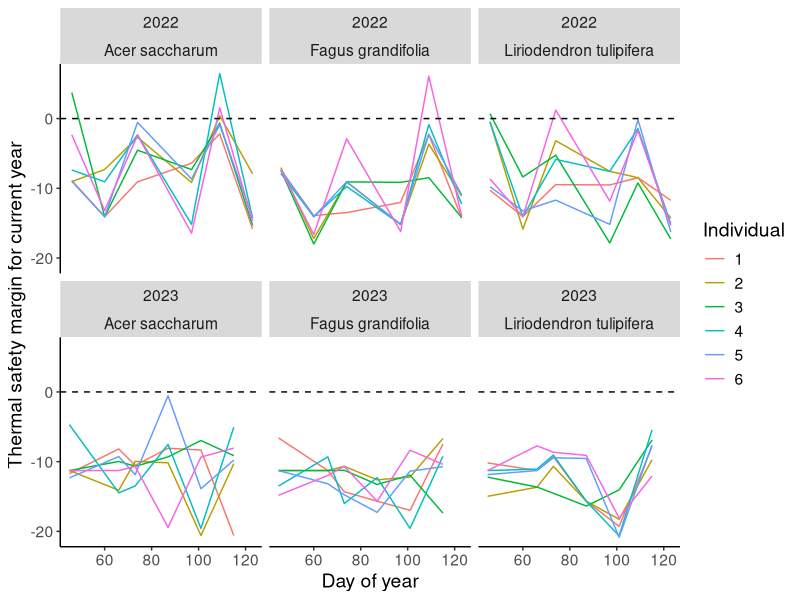
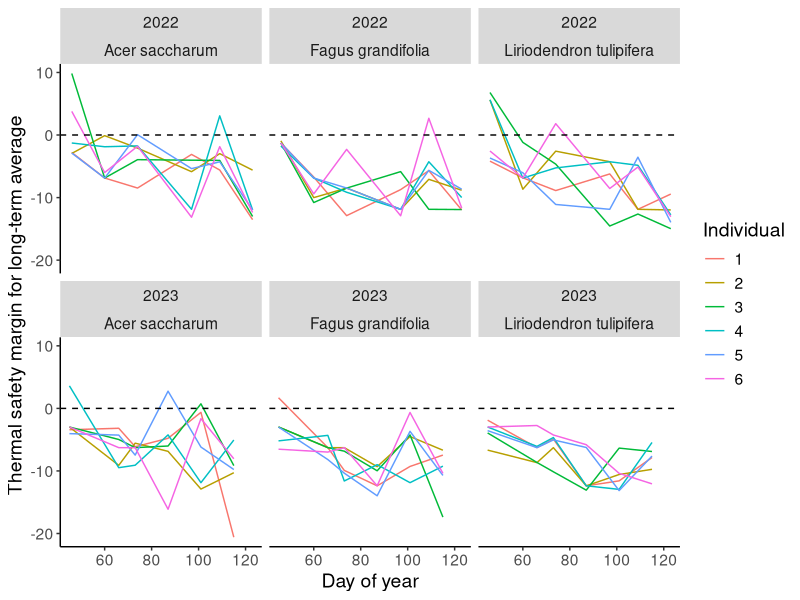

These charts were generated, in order, by the following R code:
#calculating thermal safety margins based on LT50 and minimum temperatures
#experienced +/- 7 days around each sampling date

library(ggplot2)
library(readxl)
library(tidyverse)
library(multcomp)
library(caTools)#moving window calculation

tenn_clim<-read.csv("data/Tennessee_climate.csv")

#keep only sewage plant
tenn_clim <- tenn_clim%>%filter(STATION=="USC00401790")
#change date to date
tenn_clim$DATE<-mdy(tenn_clim$DATE)

#create column for year
tenn_clim <- mutate(tenn_clim, year=year(tenn_clim$DATE))

#create column for month
tenn_clim <- mutate(tenn_clim, month=month(tenn_clim$DATE))

## create column for julian date##
tenn_clim$julian_date <- yday(tenn_clim$DATE)

#omit NA in TMIN recordings 
tenn_clim<-tenn_clim[complete.cases(tenn_clim[,9]),]

#filter for 1980-2022
tenn1980 <- tenn_clim %>%
  filter(year>1979) %>%
  filter(year<2024)

#Calculate the minimum temperature for each day and year on a rolling +/- 7 day average
temp<-tenn1980%>%
  group_by(year)%>%
  mutate(what=runmin(TMIN,14))

#import LT50 values
LT50<-read_excel("data/LT50 master.xlsx")

#adds the minimum temp for that specific year
test<-left_join(LT50,temp[,c(12,14,15)],by=c("year","julian_date"),relationship = "many-to-many")
colnames(test)[14]<-"current_year_min"      

#get long-term average minimum temp
tempmeanMIN<-temp%>%
  filter(year<2022)%>%
  group_by(julian_date)%>%
  summarize(meanMIN=mean(TMIN,na.rm=TRUE),
            minMIN=min(TMIN,na.rm=TRUE))

#attach that longterm min to LT50
test<-left_join(test,tempmeanMIN,by=c("julian_date"))

#calculate safety margin from both the current year and long-term min temp
#current year
test$smcurrent<-test$LT50-test$current_year_min
#long term
test$smlong<-test$LT50-test$minMIN

#positive numbers represent freezing risk
max(test$smcurrent)
max(test$smlong)

#plot sm margin for each species
test$Species<-as.factor(test$Species)
ggplot(test,aes(x=julian_date))+
  geom_line(aes(y=smcurrent,group=Individual,color=Individual))+
  facet_wrap(~year+Species)+
  ylab('Thermal safety margin for current year')+
  xlab("Day of year")+geom_hline(yintercept=0,linetype="dashed")+
  theme(panel.grid.major = element_blank(), panel.grid.minor = element_blank(),
        panel.background = element_blank(), axis.line = element_line(colour = "black"),
        legend.key=element_blank(),
        text = element_text(size = 14))

ggplot(test,aes(x=julian_date))+
  geom_line(aes(y=smlong,group=Individual,color=Individual))+
  facet_wrap(~year+Species)+
  ylab('Thermal safety margin for long-term average')+
  xlab("Day of year")+geom_hline(yintercept=0,linetype="dashed")+
  theme(panel.grid.major = element_blank(), panel.grid.minor = element_blank(),
        panel.background = element_blank(), axis.line = element_line(colour = "black"),
        legend.key=element_blank(),
        text = element_text(size = 14))


mod<-glm(smcurrent~julian_date+year+Species,data=test)
summary(mod)
summary(glht(mod, mcp(Species="Tukey")))
